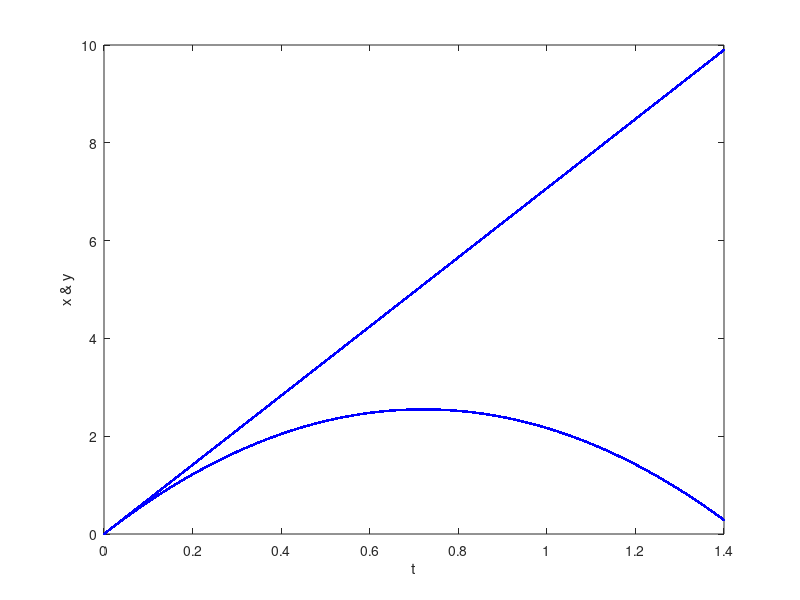
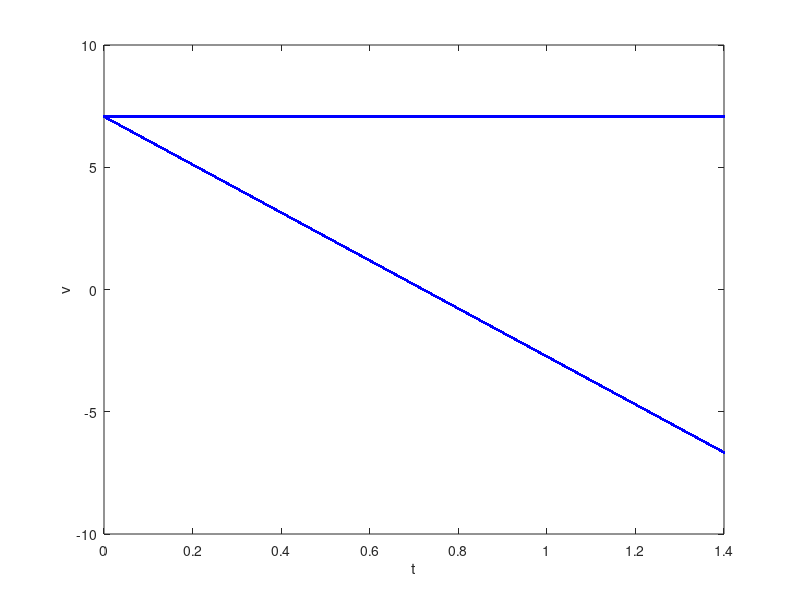
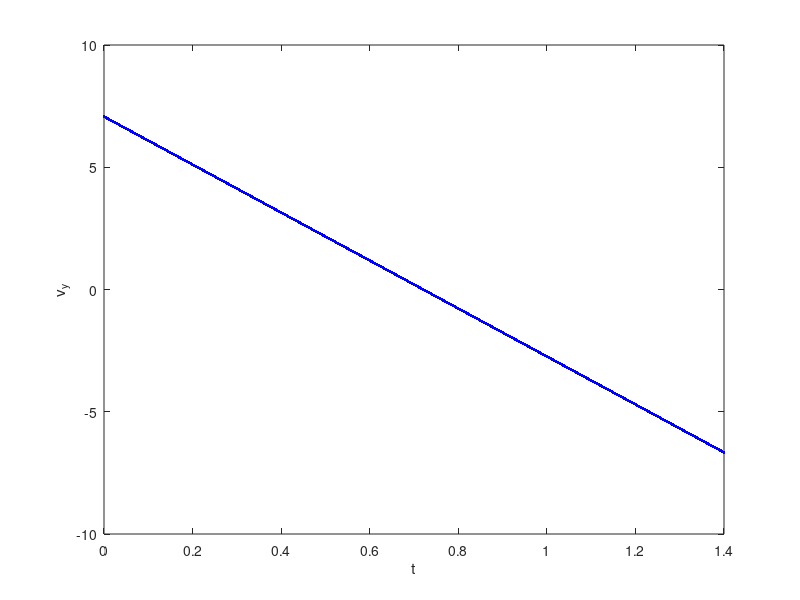
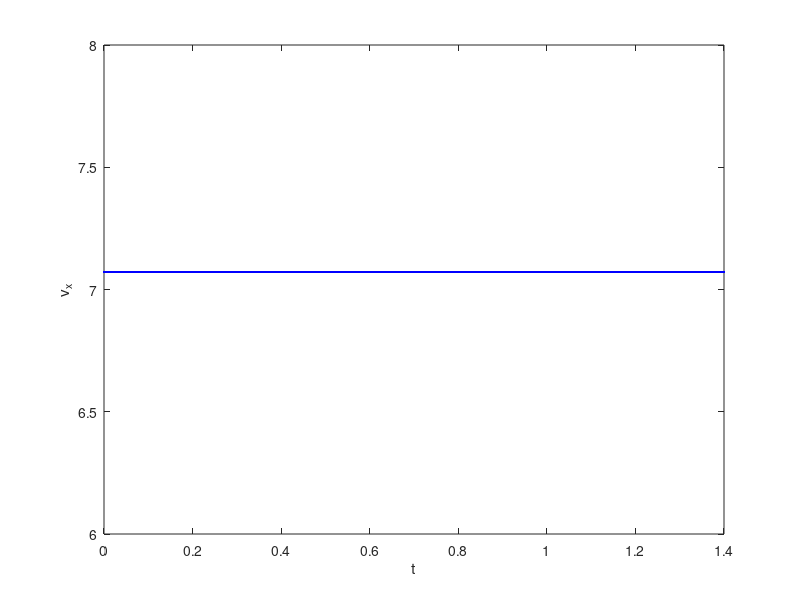

Write the MATLAB code that produced these figures, in order.
clearvars;
% ODE: ma = [0,-mg]
% a = [0,-g]
% a = dv/dt
% dv/dt = [0,-g]
% drdt = v
g = 9.81; %m/s^2
f = @() [0,-g];
ti = 0; %s
tf = 1.4; %s
r0 = [0,0];
vm = 10; % m/s
theta = 45;
v0 = [vm*cos(theta*pi/180), vm*sin(theta*pi/180)]; % matlab use rad
N = 1e4;
h = (tf-ti)/N;
t = zeros(N+1,1);
v = zeros(N+1,2); % ,2 because it will have the components of vx and vy
r = zeros(N+1,2);
t(1) = ti;
v(1,:) = v0; % fill the first row all the columns
r(1,:) = r0;
for i=1:N
    t(i+1) = ti + i*h;
    v(i+1,:) = v(i,:) + h*f();
    r(i+1,:) = r(i,:) + h*v(i,:);
end

figure(1);
plot(t,r, '.b');
xlabel('t');
ylabel('x & y');

figure(2);
plot(t,v, '.b');
xlabel('t');
ylabel('v');

figure(3);
plot(t,v(:,2), '.b');
xlabel('t');
ylabel('v_y');

figure(4);
plot(t,v(:,1), '.b');
xlabel('t');
ylabel('v_x');

figure(5);
plot(r(:,1),r(:,2), '.b');
xlabel('t');
ylabel('x & y');
